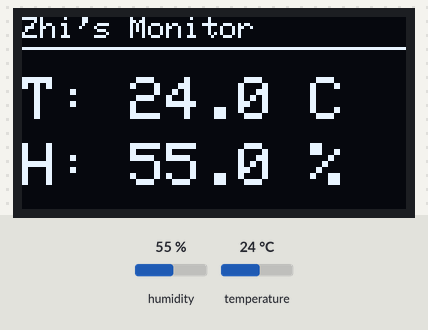
This sketch was run on a simulated ESP32. On the bench: 128×64 one-colour display. Inputs (shaded band) come from the test bench; at power-on: temperature 24 °C, humidity 55 %. What the sketch prints to the serial monitor is not drawn.

Above: at 2.8 s.
2.9 s: temperature set to 12 °C
At 4.9 s:
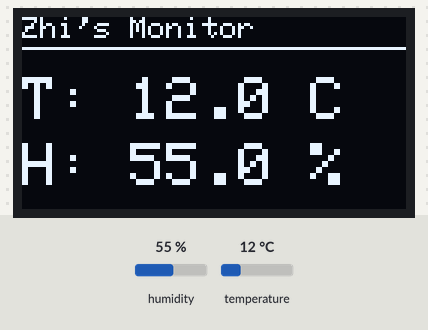
5.7 s: humidity set to 22 %
At 7.3 s:
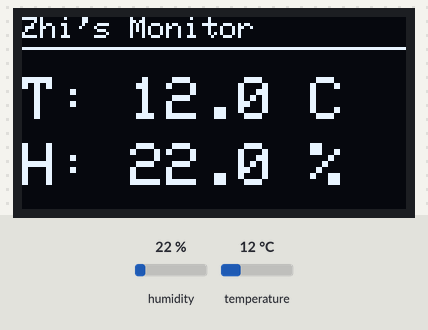
8.5 s: temperature set to 19 °C
At 10.9 s:
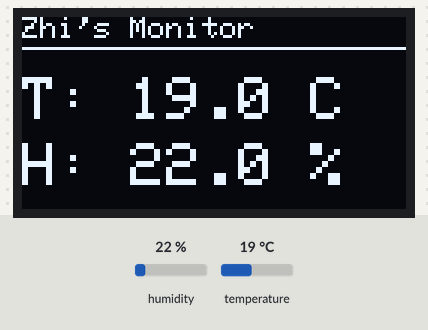
11.8 s: humidity set to 40 %
At 13.3 s:
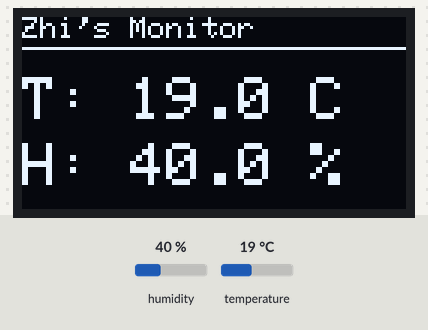
Timing chart, 0 to 14.8 s (numbered marks = the images above; inputs shaded):
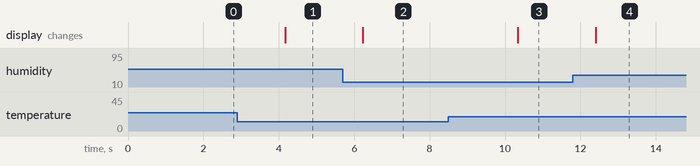

The sketch:

sketch.ino
```cpp
#include <Wire.h>
#include <Adafruit_GFX.h>
#include <Adafruit_SSD1306.h>
#include <DHT.h>

#define SCREEN_WIDTH 128
#define SCREEN_HEIGHT 64
Adafruit_SSD1306 display(SCREEN_WIDTH, SCREEN_HEIGHT, &Wire, -1);

#define DHTPIN 15
#define DHTTYPE DHT22
DHT dht(DHTPIN, DHTTYPE);

void setup() {
  Serial.begin(115200);
  dht.begin();

  if (!display.begin(SSD1306_SWITCHCAPVCC, 0x3C)) {
    Serial.println(F("SSD1306 allocation failed"));
    for (;;);
  }

  display.clearDisplay();
  display.setTextColor(WHITE);
}

void loop() {
  float temp = dht.readTemperature();
  float hum = dht.readHumidity();

  Serial.print("Temp: ");
  Serial.println(temp);

  display.clearDisplay();
  display.setTextSize(1);
  display.setCursor(0, 0);
  display.println("Zhi's Monitor");
  display.drawLine(0, 10, 128, 10, WHITE);

  display.setTextSize(2);
  display.setCursor(0, 20);
  display.print("T: ");
  display.print(temp, 1);
  display.println(" C");

  display.setCursor(0, 42);
  display.print("H: ");
  display.print(hum, 1);
  display.println(" %");

  display.display();
  delay(1000);
}
```

Measured:
- after the input at 2.9 s, the display: changes after 1.3 s (image 1)
- after the input at 5.7 s, the display: changes after 0.53 s (image 2)
- after the input at 8.5 s, the display: changes after 1.8 s (image 3)
- after the input at 11.8 s, the display: changes after 0.60 s (image 4)
